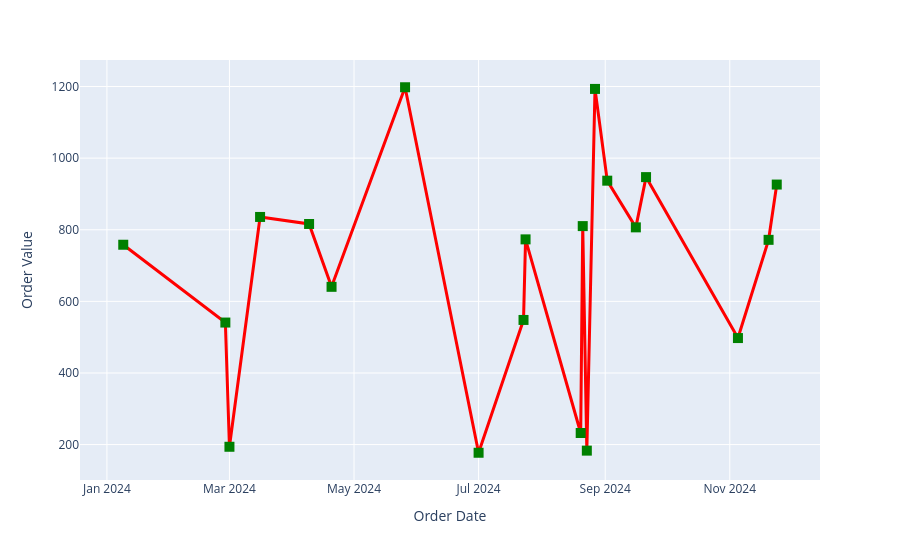

Notebook code cell kept with this figure:
### Code cell
fig3 = px.line(fdo_20,
               x = 'datetime',
               y = 'order_value',
               markers = True,
               labels = {'datetime': 'Order Date',
                         'order_value': 'Order Value'})

fig3.update_traces(marker = {'color': 'green',
                             'size': 10,
                             'symbol': 'square'},
                    line = {'width': 3, 'color': 'red'})

fig3.show()

### Figure 1 — Plotly figure (JSON) as saved in the notebook; plotly's stock layout.template omitted (floating-point values rounded to 4 significant figures)
{"data": [{"hovertemplate": "Order Date=%{x}<br>Order Value=%{y}<extra></extra>", "legendgroup": "", "line": {"color": "red", "dash": "solid", "width": 3}, "marker": {"color": "green", "size": 10, "symbol": "square"}, "mode": "lines+markers", "name": "", "orientation": "v", "showlegend": false, "type": "scatter", "x": ["2024-01-09T00:00:00.000000000", "2024-02-28T00:00:00.000000000", "2024-03-01T00:00:00.000000000", "2024-03-16T00:00:00.000000000", "2024-04-09T00:00:00.000000000", "2024-04-20T00:00:00.000000000", "2024-05-26T00:00:00.000000000", "2024-07-01T00:00:00.000000000", "2024-07-23T00:00:00.000000000", "2024-07-24T00:00:00.000000000", "2024-08-20T00:00:00.000000000", "2024-08-21T00:00:00.000000000", "2024-08-23T00:00:00.000000000", "2024-08-27T00:00:00.000000000", "2024-09-02T00:00:00.000000000", "2024-09-16T00:00:00.000000000", "2024-09-21T00:00:00.000000000", "2024-11-05T00:00:00.000000000", "2024-11-20T00:00:00.000000000", "2024-11-24T00:00:00.000000000"], "xaxis": "x", "y": [758.1, 540.8, 193.9, 835.8, 816.1, 640.6, 1198.0, 177.2, 548.1, 773.1, 232.3, 810.2, 183.1, 1193.0, 937.1, 806.7, 947.0, 497.5, 771.8, 926.2], "yaxis": "y"}], "layout": {"legend": {"tracegroupgap": 0}, "margin": {"t": 60}, "xaxis": {"anchor": "y", "domain": [0, 1], "title": {"text": "Order Date"}}, "yaxis": {"anchor": "x", "domain": [0, 1], "title": {"text": "Order Value"}}}}
